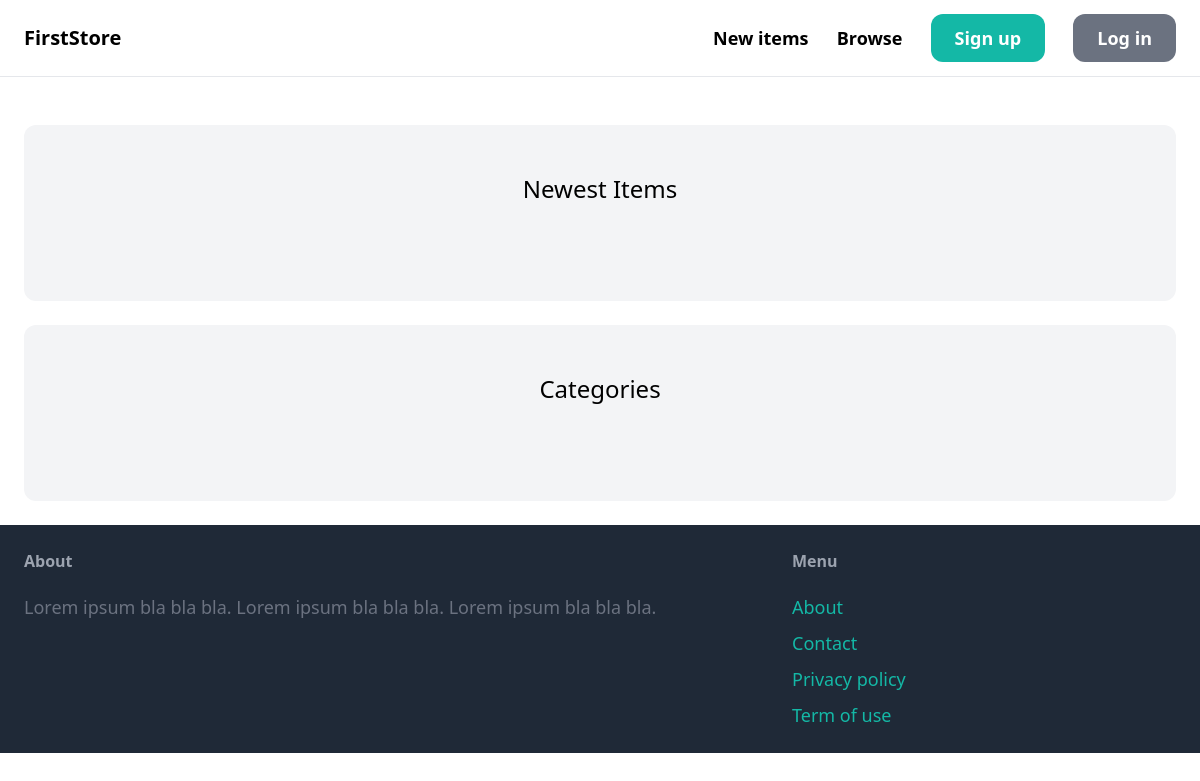
/, run on an earlier commit of the app's database.
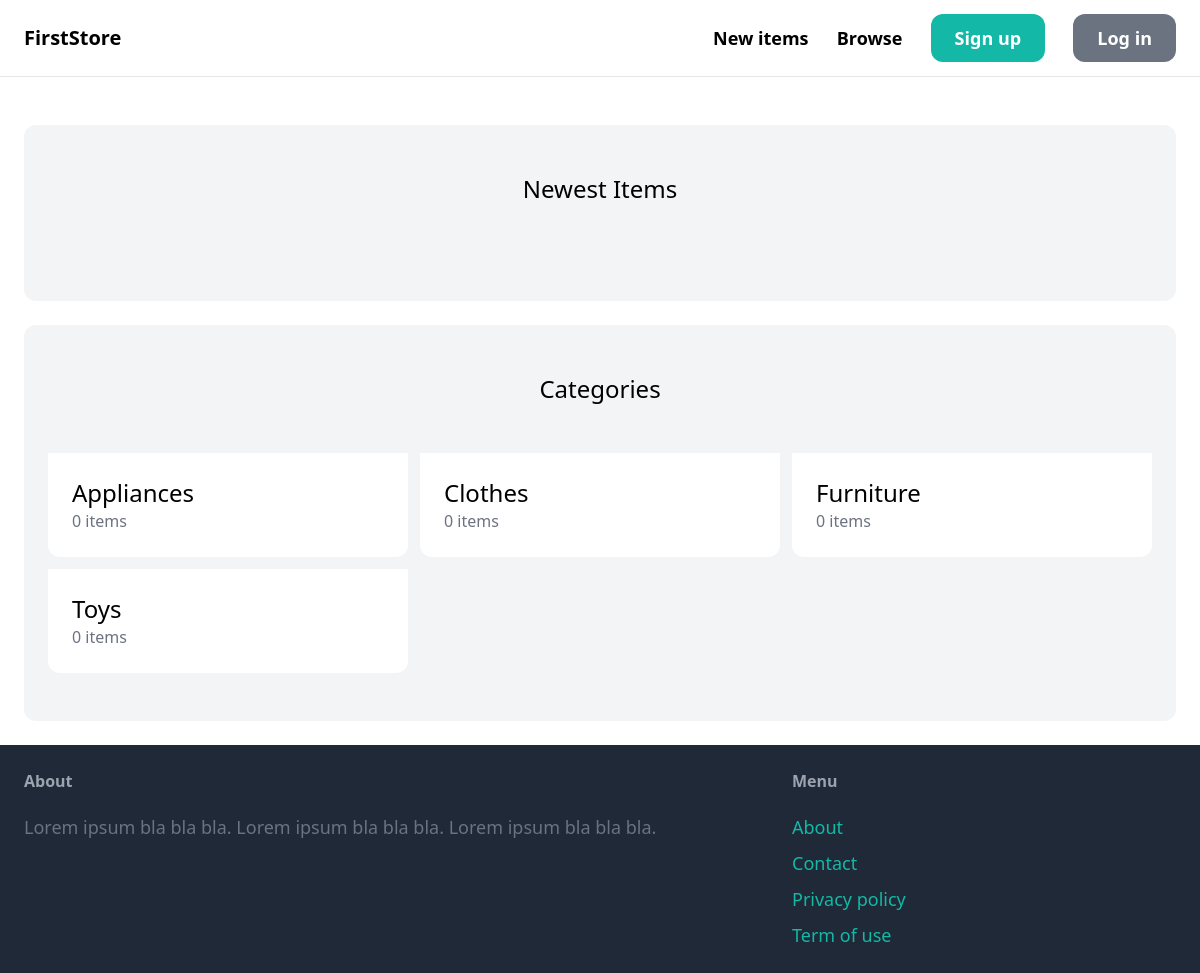
And on a later commit of the database.
### item/models.py (models this page shows, shortened)
class Category(models.Model):
    name = models.CharField(max_length=255)
    class Meta:
        ordering = ('name',)
        verbose_name_plural = 'Catergories'

### core/views.py (the view)
# urls.py: path('', index, name='index'),
def index(request):
    items = Item.objects.filter(is_sold=False)[0:6]
    categories = Category.objects.all()
    return render(request, 'core/index.html', {
        'categories': categories,
        'items': items
    })

### core/templates/core/index.html (shortened to what this page needs)
{% extends 'core/base.html' %}
{% block content %}
    <div class="mt-6 px-6 py-12 bg-gray-100 rounded-xl">
        <h2 class="mb-12 text-2xl text-center">Newest Items</h2>
    </div>
    <div class="mt-6 px-6 py-12 bg-gray-100 rounded-xl">
        <h2 class="mb-12 text-2xl text-center">Categories</h2>
        <div class="grid grid-cols-3 gap-3">
            {% for category in categories %}
                <div>
                    <a href="#">
                        <div class="p-6 bg-white rounded-b-xl">
                            <h2 class="text-2xl">{{ category.name }}</h2>
                            <p class="text-gray-500">{{ category.items.count }} items</p>
                        </div>
                    </a>
                </div>
            {% endfor %}
        </div>
    </div>
{% endblock %}

What changed in the data, as far as the page shows it:
added Category: name "Appliances", items.count "0"
added Category: name "Clothes", items.count "0"
added Category: name "Furniture", items.count "0"
added Category: name "Toys", items.count "0"
